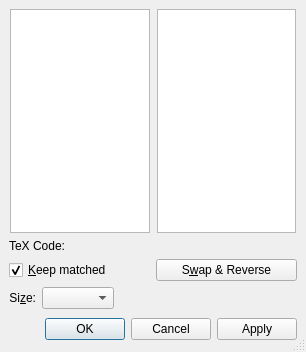
<?xml version="1.0" encoding="UTF-8"?>
<ui version="4.0">
 <class>DelimiterUi</class>
 <widget class="QDialog" name="DelimiterUi">
  <property name="geometry">
   <rect>
    <x>0</x>
    <y>0</y>
    <width>306</width>
    <height>352</height>
   </rect>
  </property>
  <property name="sizePolicy">
   <sizepolicy hsizetype="Preferred" vsizetype="Preferred">
    <horstretch>0</horstretch>
    <verstretch>0</verstretch>
   </sizepolicy>
  </property>
  <property name="minimumSize">
   <size>
    <width>300</width>
    <height>330</height>
   </size>
  </property>
  <property name="maximumSize">
   <size>
    <width>16777215</width>
    <height>16777215</height>
   </size>
  </property>
  <property name="windowTitle">
   <string/>
  </property>
  <property name="sizeGripEnabled">
   <bool>true</bool>
  </property>
  <layout class="QGridLayout" name="gridLayout">
   <item row="0" column="0">
    <layout class="QGridLayout">
     <item row="5" column="0">
      <layout class="QHBoxLayout">
       <item>
        <spacer>
         <property name="orientation">
          <enum>Qt::Horizontal</enum>
         </property>
         <property name="sizeType">
          <enum>QSizePolicy::Expanding</enum>
         </property>
         <property name="sizeHint" stdset="0">
          <size>
           <width>50</width>
           <height>28</height>
          </size>
         </property>
        </spacer>
       </item>
       <item>
        <widget class="QDialogButtonBox" name="buttonBox">
         <property name="standardButtons">
          <set>QDialogButtonBox::Apply|QDialogButtonBox::Cancel|QDialogButtonBox::Ok</set>
         </property>
        </widget>
       </item>
      </layout>
     </item>
     <item row="4" column="0">
      <layout class="QHBoxLayout">
       <item>
        <widget class="QLabel" name="label">
         <property name="sizePolicy">
          <sizepolicy hsizetype="Preferred" vsizetype="Fixed">
           <horstretch>0</horstretch>
           <verstretch>0</verstretch>
          </sizepolicy>
         </property>
         <property name="text">
          <string>Si&amp;ze:</string>
         </property>
         <property name="alignment">
          <set>Qt::AlignRight|Qt::AlignTrailing|Qt::AlignVCenter</set>
         </property>
         <property name="buddy">
          <cstring>sizeCO</cstring>
         </property>
        </widget>
       </item>
       <item>
        <widget class="QComboBox" name="sizeCO">
         <property name="sizePolicy">
          <sizepolicy hsizetype="Preferred" vsizetype="Fixed">
           <horstretch>0</horstretch>
           <verstretch>0</verstretch>
          </sizepolicy>
         </property>
         <property name="inputMethodHints">
          <set>Qt::ImhLatinOnly</set>
         </property>
        </widget>
       </item>
       <item>
        <spacer>
         <property name="orientation">
          <enum>Qt::Horizontal</enum>
         </property>
         <property name="sizeHint" stdset="0">
          <size>
           <width>40</width>
           <height>20</height>
          </size>
         </property>
        </spacer>
       </item>
      </layout>
     </item>
     <item row="1" column="0">
      <widget class="QLabel" name="texCodeL">
       <property name="sizePolicy">
        <sizepolicy hsizetype="MinimumExpanding" vsizetype="Fixed">
         <horstretch>0</horstretch>
         <verstretch>0</verstretch>
        </sizepolicy>
       </property>
       <property name="text">
        <string>TeX Code: </string>
       </property>
       <property name="textFormat">
        <enum>Qt::AutoText</enum>
       </property>
       <property name="alignment">
        <set>Qt::AlignLeading|Qt::AlignLeft|Qt::AlignVCenter</set>
       </property>
       <property name="wordWrap">
        <bool>false</bool>
       </property>
      </widget>
     </item>
     <item row="0" column="0">
      <layout class="QHBoxLayout">
       <item>
        <widget class="QListWidget" name="leftLW">
         <property name="sizePolicy">
          <sizepolicy hsizetype="Preferred" vsizetype="Preferred">
           <horstretch>0</horstretch>
           <verstretch>0</verstretch>
          </sizepolicy>
         </property>
         <property name="minimumSize">
          <size>
           <width>60</width>
           <height>0</height>
          </size>
         </property>
         <property name="maximumSize">
          <size>
           <width>140</width>
           <height>16777215</height>
          </size>
         </property>
         <property name="iconSize">
          <size>
           <width>16</width>
           <height>16</height>
          </size>
         </property>
         <property name="resizeMode">
          <enum>QListView::Adjust</enum>
         </property>
         <property name="spacing">
          <number>2</number>
         </property>
         <property name="currentRow">
          <number>-1</number>
         </property>
        </widget>
       </item>
       <item>
        <widget class="QListWidget" name="rightLW">
         <property name="sizePolicy">
          <sizepolicy hsizetype="Preferred" vsizetype="Preferred">
           <horstretch>0</horstretch>
           <verstretch>0</verstretch>
          </sizepolicy>
         </property>
         <property name="minimumSize">
          <size>
           <width>60</width>
           <height>0</height>
          </size>
         </property>
         <property name="maximumSize">
          <size>
           <width>139</width>
           <height>16777215</height>
          </size>
         </property>
         <property name="iconSize">
          <size>
           <width>16</width>
           <height>16</height>
          </size>
         </property>
         <property name="resizeMode">
          <enum>QListView::Adjust</enum>
         </property>
         <property name="spacing">
          <number>2</number>
         </property>
        </widget>
       </item>
      </layout>
     </item>
     <item row="2" column="0">
      <layout class="QHBoxLayout" name="horizontalLayout">
       <item>
        <widget class="QCheckBox" name="matchCB">
         <property name="sizePolicy">
          <sizepolicy hsizetype="MinimumExpanding" vsizetype="Fixed">
           <horstretch>0</horstretch>
           <verstretch>0</verstretch>
          </sizepolicy>
         </property>
         <property name="toolTip">
          <string>Match delimiter types</string>
         </property>
         <property name="text">
          <string>&amp;Keep matched</string>
         </property>
         <property name="checked">
          <bool>true</bool>
         </property>
        </widget>
       </item>
       <item>
        <widget class="QPushButton" name="swapPB">
         <property name="sizePolicy">
          <sizepolicy hsizetype="MinimumExpanding" vsizetype="Fixed">
           <horstretch>0</horstretch>
           <verstretch>0</verstretch>
          </sizepolicy>
         </property>
         <property name="toolTip">
          <string>Swap left and right delimiter type (while reversing to the appropriate direction)</string>
         </property>
         <property name="text">
          <string>S&amp;wap &amp;&amp; Reverse</string>
         </property>
        </widget>
       </item>
      </layout>
     </item>
    </layout>
   </item>
  </layout>
 </widget>
 <layoutdefault spacing="6" margin="9"/>
 <tabstops>
  <tabstop>leftLW</tabstop>
  <tabstop>rightLW</tabstop>
  <tabstop>matchCB</tabstop>
  <tabstop>swapPB</tabstop>
  <tabstop>sizeCO</tabstop>
 </tabstops>
 <includes>
  <include location="local">qt_i18n.h</include>
 </includes>
 <resources/>
 <connections/>
</ui>
